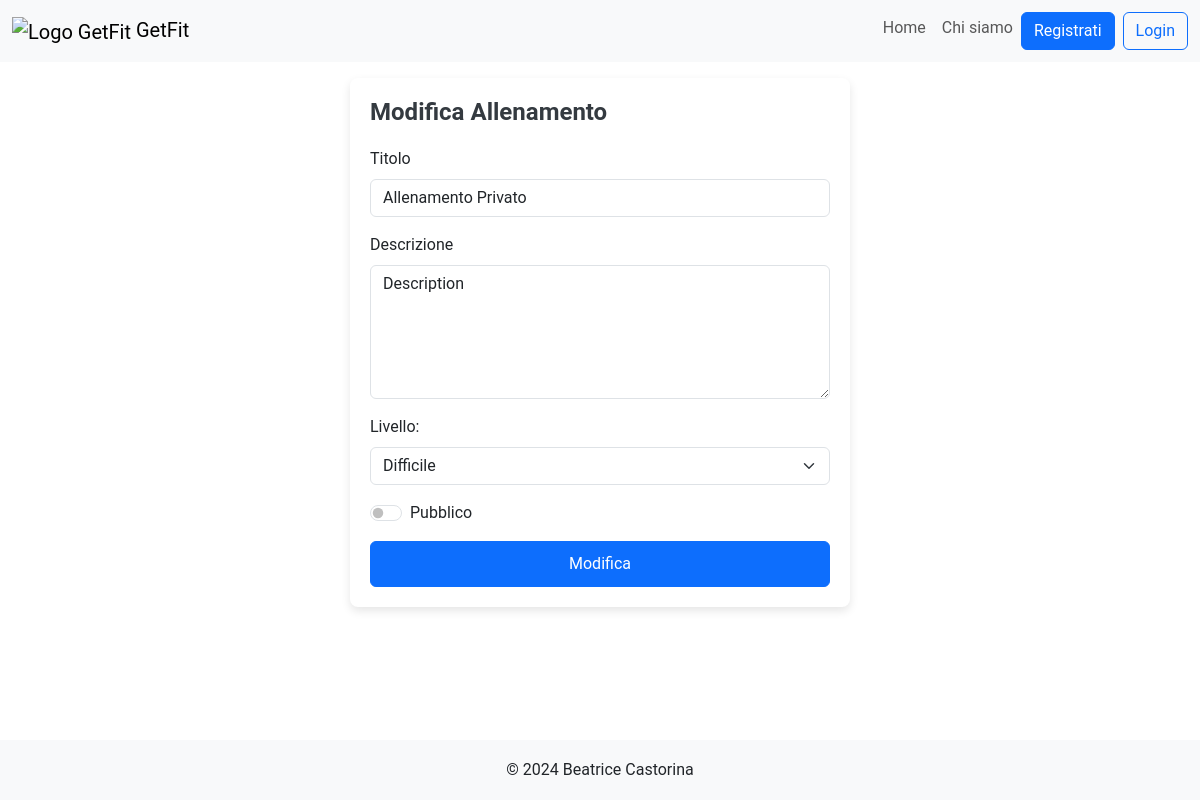
Screenshot of /modify_workout/35 with the database file from the repository.
### tables this page shows
CREATE TABLE "Allenamenti" (
	"id_allenamento"	INTEGER,
	"pt_id"	INTEGER NOT NULL,
	"titolo"	TEXT NOT NULL,
	"descrizione"	TEXT NOT NULL,
	"livello"	TEXT NOT NULL,
	"visibile"	INTEGER NOT NULL,
	"data_creazione"	TEXT NOT NULL,
	PRIMARY KEY("id_allenamento" AUTOINCREMENT),
	FOREIGN KEY("pt_id") REFERENCES "PersonalTrainers"("pt_id")
);

### app.py (the view)
@app.route("/modify_workout/<int:id_allenamento>", methods=['POST','GET'])
def modify_workout(id_allenamento):
  if request.method == 'POST':
    workout = request.form.to_dict()
    pt_id_workout = allenamenti_dao.get_allenamento(id_allenamento)['pt_id']
    workout['pt_id'] = pt_id_workout
    email = utenti_dao.get_email(request)
    pt_id = utenti_dao.get_user_id_by_email(email,'pt')
    if (pt_id_workout != pt_id):
      flash("Non hai i permessi per modificare l'allenamento.", "danger")
      return redirect(url_for('pt_profile'))
    visibilita = workout.get("pubblico", "privato")
    if visibilita == "pubblico":
      workout['visibile'] = 1
    else:
      workout['visibile'] = 0
    if workout['titolo'].strip() == '':
      app.logger.error('Il campo non può essere vuoto')
      flash("Impossibile modificare l'allenamento.", "danger")
      return redirect(url_for('index'))
    if workout['description'].strip() == '':
      app.logger.error('Il campo non può essere vuoto')
      flash("Impossibile modificare l'allenamento.", "danger")
      return redirect(url_for('index'))
    if workout['livello'].strip() == '':
      app.logger.error('Il campo non può essere vuoto')
      flash("Impossibile modificare l'allenamento.", "danger")
      return redirect(url_for('index'))
    workout['livello'] = workout['livello'].capitalize()
    workout['id_allenamento'] = id_allenamento
    success = allenamenti_dao.modifica_allenamento(workout)
    if not success:
      flash("Impossibile modificare l'allenamento.", "danger")
      return redirect(url_for('pt_profile'))
    flash("Allenamento modificato con successo.", "success")
    return redirect(url_for('pt_profile'))
  else:
    allenamento_db = allenamenti_dao.get_allenamento(id_allenamento)
    return render_template("modify_workout.html", allenamento=allenamento_db)

### allenamenti_dao.py (called while the page is built)
def get_allenamento(id_allenamento):
	query = 'SELECT * FROM Allenamenti WHERE id_allenamento=?'
	connection = sqlite3.connect('db/personal.db')
	connection.row_factory = sqlite3.Row
	cursor = connection.cursor()
	cursor.execute(query,(id_allenamento,))
	allenamento = cursor.fetchone()
	cursor.close()
	connection.close()
	return allenamento

### templates/modify_workout.html (shortened to what this page needs)
{% extends "base.html" %}
{% block style %} {{url_for('static', filename='css/login_styles.css')}} {% endblock %}
{% block content %}
<div class="login-container mt-3 mb-3">
	<h2>Modifica Allenamento</h2>
	<form  action="/modify_workout/{{allenamento.id_allenamento}}" method="POST">
		<div class="mb-3">
			<label for="titleInput" class="form-label">Titolo</label>
			<input value="{{allenamento.titolo}}" type="text" class="form-control" name="titolo" id="titleInput" required>
		</div>
		<div class="mb-3">
			<label for="FormControlTextarea" class="form-label">Descrizione</label>
			<textarea name="description" class="form-control" id="FormControlTextarea" rows="5" required>{{allenamento.descrizione}}</textarea>
		</div>
		<div class="mb-3">
			<label for="livello">Livello:</label>
			<select class="form-select mt-2" aria-label="livello" id="livello" name="livello" required>
				<option value="difficile" {% if allenamento.livello.lower() == "difficile" %} selected {% endif %}>Difficile</option>
			</select>
		</div>
		<div class="form-check form-switch mb-3">
			<input class="form-check-input" type="checkbox" role="switch" id="flexSwitch" name="pubblico" value="pubblico" {% if allenamento.visibile == 1 %} checked {% endif %}>
			<label class="form-check-label" for="flexSwitch">Pubblico</label>
		</div>
		<button type="submit" class="btn btn-primary">Modifica</button>
	</form>
</div>
{% endblock %}

### static/css/base_styles.css (style rules this page uses)
html, body { font-family: 'Roboto', sans-serif; height: 100%; margin: 0; }

### static/css/login_styles.css (style rules this page uses)
.login-container { margin: 0 auto; max-width: 500px; width: 100%; padding: 20px; background-color: #ffffff; box-shadow: 0px 4px 10px rgba(0, 0, 0, 0.1); border-radius: 8px; }
.login-container h2 { margin-bottom: 20px; font-size: 24px; font-weight: bold; color: #343a40; }
.login-container .form-control { border-radius: 6px; }
.login-container .btn-primary { width: 100%; padding: 10px; border-radius: 6px; }

### rows the page displays
Allenamenti: titolo "Allenamento Privato", description "Description", livello "Difficile"
